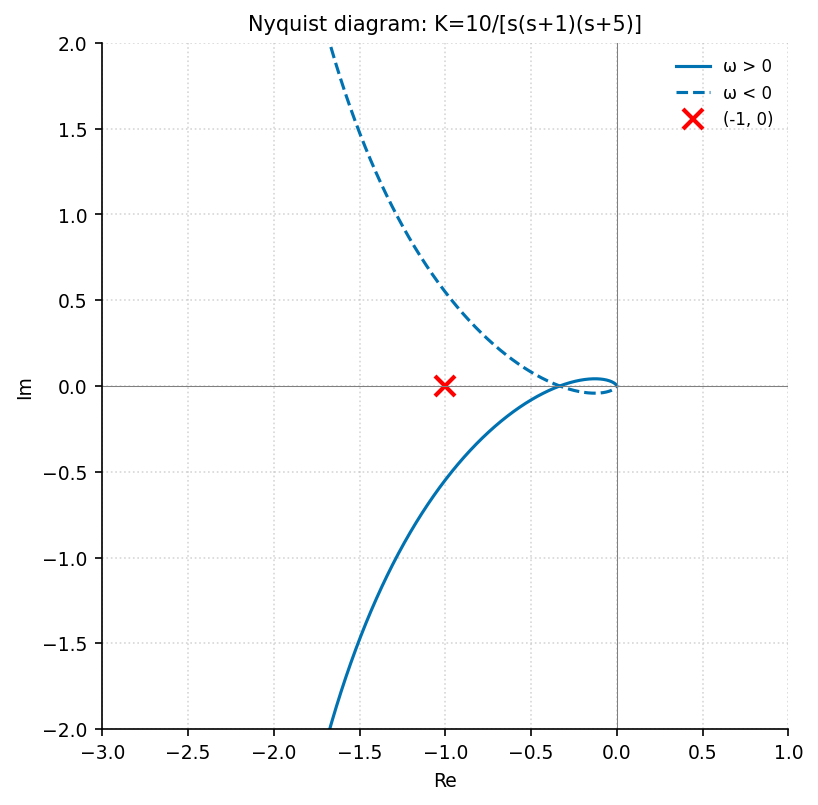

This chart was generated by the following Python code:
"""nyquist_diagram: 开环频率特性 Nyquist 轨迹."""
import sys, os; sys.path.insert(0, os.path.join(os.path.dirname(os.path.abspath(__file__)), '..', '..', '_utils', 'python'))
import numpy as np
import matplotlib.pyplot as plt
from theme import apply_theme
from palette import cycle

def make_figure(K=10, title='Nyquist diagram'):
    apply_theme(fig_size=(5.5, 5.5))
    w = np.logspace(-2, 2, 5000); s = 1j*w
    G = K / (s * (s + 1) * (s + 5))
    fig, ax = plt.subplots()
    ax.plot( G.real,  G.imag, color=cycle(0), label='ω > 0')
    ax.plot( G.real, -G.imag, color=cycle(0), linestyle='--', label='ω < 0')
    ax.plot(-1, 0, 'rx', markersize=10, markeredgewidth=2, label='(-1, 0)')
    ax.axhline(0, color='gray', linewidth=0.5); ax.axvline(0, color='gray', linewidth=0.5)
    ax.set_xlim(-3, 1); ax.set_ylim(-2, 2); ax.set_aspect('equal')
    ax.set_xlabel('Re'); ax.set_ylabel('Im')
    ax.set_title(f'{title}: K={K}/[s(s+1)(s+5)]'); ax.legend()
    ax.grid(True, linestyle=':', alpha=0.5)
    fig.tight_layout()
    return fig

if __name__ == '__main__':
    fig = make_figure()
    fig.savefig(__file__.replace('.py', '.png'), dpi=150)
